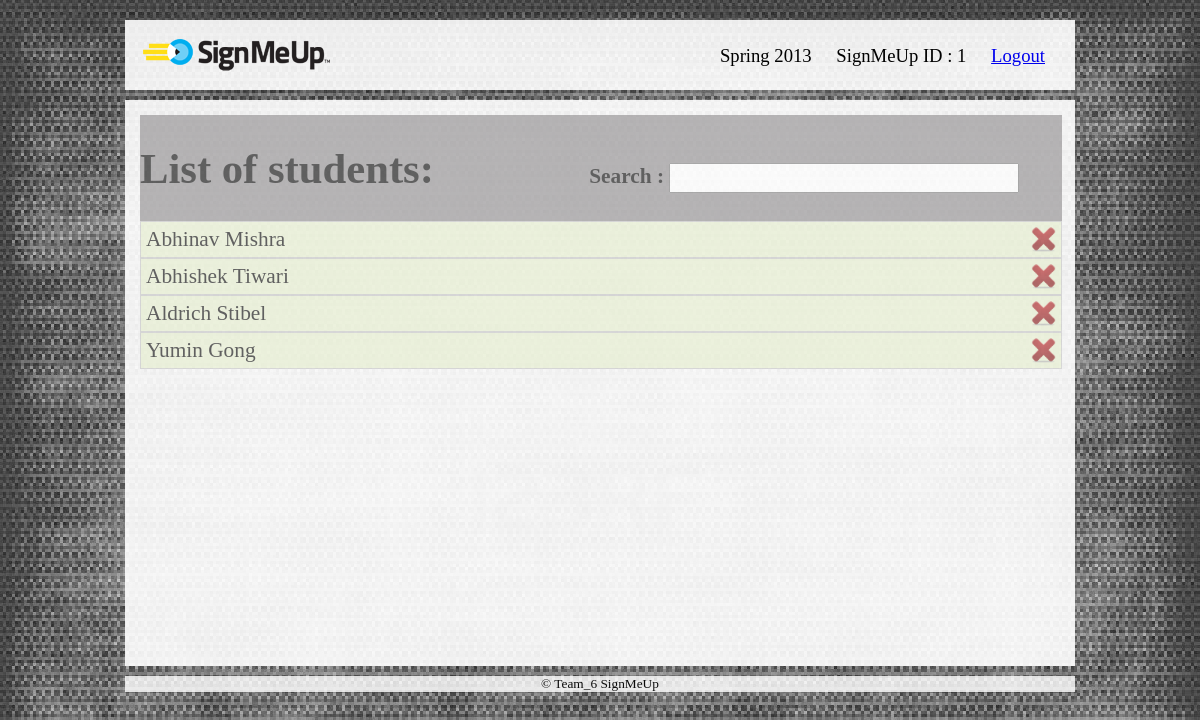
The page /admin_students.php (signed in) on the database its author committed.
### tables this page shows
CREATE TABLE IF NOT EXISTS `user_info` (
  `user_id` int(10) NOT NULL AUTO_INCREMENT,
  `user_type` varchar(20) NOT NULL,
  `first_name` varchar(70) NOT NULL,
  `middle_name` varchar(70) DEFAULT NULL,
  `last_name` varchar(70) NOT NULL,
  `user_email` varchar(70) NOT NULL,
  `alternate_email` varchar(70) DEFAULT NULL,
  `address` varchar(100) DEFAULT NULL,
  `phone_no` varchar(15) NOT NULL,
  `password` varchar(70) NOT NULL,
  PRIMARY KEY (`user_id`)
);

### admin_students.php (the view, shortened to what this page needs)
<html>
<head>
<link rel="stylesheet" type="text/css" href="main2.css">
</head>
<body>
<div id="containerNew">
     <div class="header">
        <?php include("header.php"); ?>
    </div>
	 <div class="middleContainer">
		<div class="middle">
		<h1 style="display:inline-block;margin-right:150px;">List of students:</h1>
		<span style="display:inline-block;">
			<form id="live-search" action="" class="styled" method="post">
				<span style="font-weight: bold;">Search :</span>
				<input type="text" class="text-input" id="filter" value="" />
			</form>
		</span>
		<?php
			$sql = "SELECT * FROM user_info WHERE user_type='student'";
			$result = mysql_query($sql);
			if(!$result){
				echo 'Could not run query: ' . mysql_error();
				exit;
			}else{
				while ( $row = mysql_fetch_assoc($result) ){
					echo "<div class='flip'>".$row['first_name']." ".$row['last_name']."";
					echo "<a href='#'><input type='image' id='myimage' style='float:right; height:25px' src='images/delete.png' onclick='deleteMe(".$row['user_id'].")'/></a>";
					echo "</div>";
				}
			}
		?>
	</div>
	</div>
    <div class="footer">
        <center>
            &copy; Team_6 SignMeUp
        </center>
    </div>
</div>
</body>
</html>

### main2.css (style rules this page uses)
body { background-color:grey; font-size: 10pt; min-height: 100%; width : 100%; background:url('images/images1.jpg') repeat; margin: 0; }
#containerNew { position:relative; width:950px; height:100%; margin: 10px auto; }
.header { background:url('images/grey_overlay.png') repeat; padding:10px 15px 15px 15px; color:#000; margin-top: 20px; }
.middleContainer { background:url('images/grey_overlay.png') repeat; width : 100%; min-height : 566px; margin: 10px auto; position : relative; }
.middle, .tabbedPages { background-color:#8C898B; opacity: 0.6; margin: 15px; font-size: 16pt; color:black; width : 97%; position: absolute; }
.footer { background:url('images/grey_overlay.png') repeat; position:relative; padding:0px 15px 0px 15px; color:#000; bottom: 0px; opacity: 0.9; }
form { margin: 0 auto; width : 450px; }
form input[type="text"] { width: 350px; height: 30px; padding: 5px; }

### admin_students.php (style rules this page uses)
.panel,.flip { padding:5px; background-color:#e5eecc; border:solid 1px #c3c3c3; }

### rows shown on the page
user_info: first_name "Abhinav", last_name "Mishra"
user_info: first_name "Abhishek", last_name "Tiwari"
user_info: first_name "Aldrich", last_name "Stibel"
user_info: first_name "Yumin", last_name "Gong"

### other values the page prints
CURRENT_SEM "Spring 2013"
$_SESSION['user_id'] "1"
